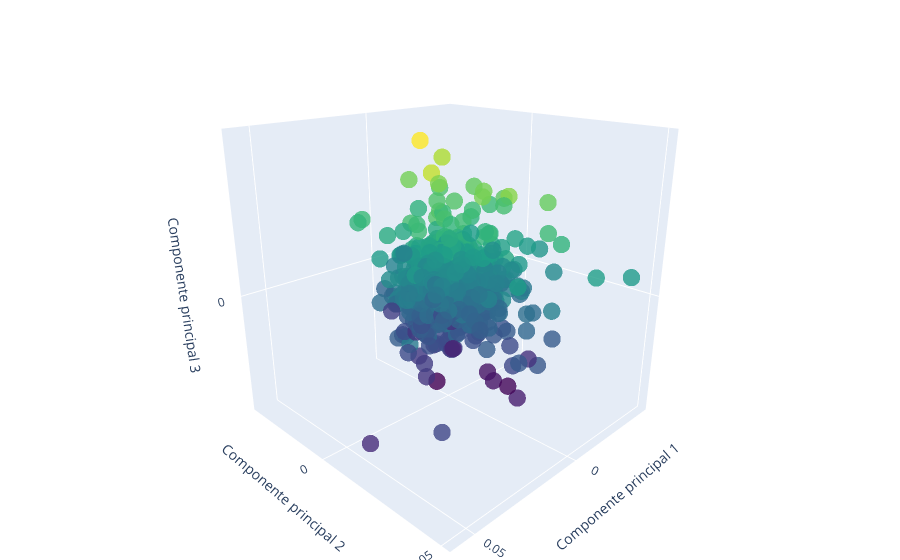

Notebook code for this chart:
### Code cell
import plotly.graph_objects as go

# Reduce la dimensionalidad a 3
pca = PCA(n_components=3)
diagnosticos_pca = pca.fit_transform(diagnosticos_vec)

# Crea el gráfico de dispersión 3D
fig = go.Figure(data=[go.Scatter3d(
    x=diagnosticos_pca[:, 0],
    y=diagnosticos_pca[:, 1],
    z=diagnosticos_pca[:, 2],
    mode='markers',
    marker=dict(
        size=6,
        color=diagnosticos_pca[:, 2],   # utiliza la tercera componente para el color
        colorscale='Viridis',            # elige una escala de colores
        opacity=0.8
    )
)])

# Actualiza los ejes del gráfico
fig.update_layout(
    scene = dict(
        xaxis_title='Componente principal 1',
        yaxis_title='Componente principal 2',
        zaxis_title='Componente principal 3',
        aspectmode='cube'                # hace que los ejes tengan la misma escala
    ),
    margin=dict(l=0, r=0, b=0, t=0),    # elimina los márgenes alrededor del gráfico
    scene_camera=dict(eye=dict(x=1.5, y=1.5, z=0.8))   # ajusta la posición inicial de la cámara
)

fig.show()

# la opción aspectmode='cube' es para hacer que los ejes tengan la misma escala,
# lo que puede hacer que la visualización sea más fácil de interpretar.

### Figure 1 — Plotly figure (JSON) as saved in the notebook; plotly's stock layout.template omitted (floating-point values rounded to 4 significant figures; data arrays with more than 128 entries replaced by an {"elided": "..."} marker saying what was removed)
{"data": [{"marker": {"color": {"elided": "1648 float values"}, "colorscale": [[0, "#440154"], [0.1111, "#482878"], [0.2222, "#3e4989"], [0.3333, "#31688e"], [0.4444, "#26828e"], [0.5556, "#1f9e89"], [0.6667, "#35b779"], [0.7778, "#6ece58"], [0.8889, "#b5de2b"], [1, "#fde725"]], "opacity": 0.8, "size": 6}, "mode": "markers", "type": "scatter3d", "x": {"elided": "1648 float values"}, "y": {"elided": "1648 float values"}, "z": {"elided": "1648 float values"}}], "layout": {"margin": {"b": 0, "l": 0, "r": 0, "t": 0}, "scene": {"aspectmode": "cube", "camera": {"eye": {"x": 1.5, "y": 1.5, "z": 0.8}}, "xaxis": {"title": {"text": "Componente principal 1"}}, "yaxis": {"title": {"text": "Componente principal 2"}}, "zaxis": {"title": {"text": "Componente principal 3"}}}}}
